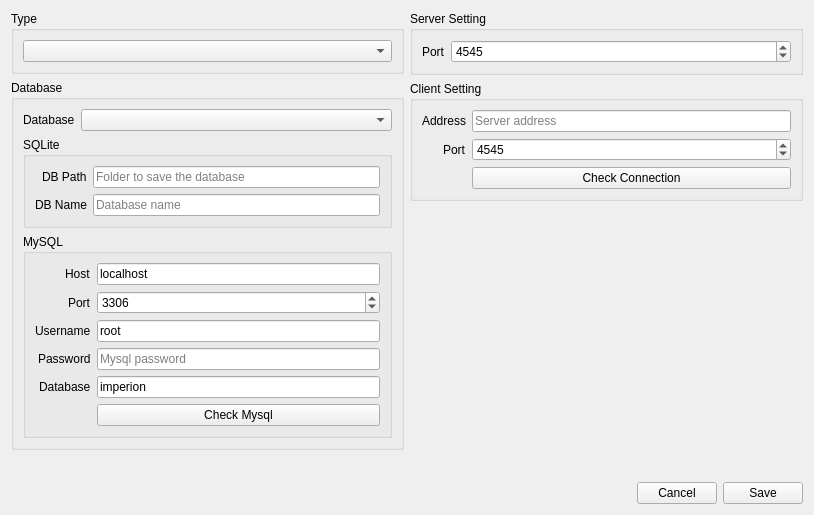
<?xml version="1.0" encoding="UTF-8"?>
<ui version="4.0">
 <class>SettingDialog</class>
 <widget class="QDialog" name="SettingDialog">
  <property name="geometry">
   <rect>
    <x>0</x>
    <y>0</y>
    <width>814</width>
    <height>515</height>
   </rect>
  </property>
  <property name="windowTitle">
   <string>Application Setting</string>
  </property>
  <layout class="QVBoxLayout" name="verticalLayout_3">
   <item>
    <layout class="QHBoxLayout" name="horizontalLayout_2">
     <property name="topMargin">
      <number>0</number>
     </property>
     <item>
      <layout class="QVBoxLayout" name="verticalLayout_4">
       <property name="topMargin">
        <number>0</number>
       </property>
       <property name="bottomMargin">
        <number>0</number>
       </property>
       <item>
        <widget class="QGroupBox" name="groupBox">
         <property name="title">
          <string>Type</string>
         </property>
         <layout class="QVBoxLayout" name="verticalLayout_2">
          <item>
           <widget class="QComboBox" name="comboType"/>
          </item>
         </layout>
        </widget>
       </item>
       <item>
        <widget class="QGroupBox" name="groupMysql">
         <property name="title">
          <string>Database</string>
         </property>
         <layout class="QVBoxLayout" name="verticalLayout">
          <item>
           <layout class="QFormLayout" name="formLayout">
            <property name="bottomMargin">
             <number>0</number>
            </property>
            <item row="0" column="0">
             <widget class="QLabel" name="label_9">
              <property name="text">
               <string notr="true">Database</string>
              </property>
             </widget>
            </item>
            <item row="0" column="1">
             <widget class="QComboBox" name="comboDatabase"/>
            </item>
           </layout>
          </item>
          <item>
           <widget class="QGroupBox" name="groupSqlite">
            <property name="title">
             <string>SQLite</string>
            </property>
            <layout class="QFormLayout" name="formLayout_4">
             <property name="labelAlignment">
              <set>Qt::AlignRight|Qt::AlignTrailing|Qt::AlignVCenter</set>
             </property>
             <item row="0" column="0">
              <widget class="QLabel" name="label_10">
               <property name="text">
                <string>DB Path</string>
               </property>
              </widget>
             </item>
             <item row="0" column="1">
              <widget class="QLineEdit" name="lineSqlitePath">
               <property name="placeholderText">
                <string>Folder to save the database</string>
               </property>
              </widget>
             </item>
             <item row="1" column="0">
              <widget class="QLabel" name="label_11">
               <property name="text">
                <string>DB Name</string>
               </property>
              </widget>
             </item>
             <item row="1" column="1">
              <widget class="QLineEdit" name="lineSqliteName">
               <property name="placeholderText">
                <string>Database name</string>
               </property>
              </widget>
             </item>
            </layout>
           </widget>
          </item>
          <item>
           <widget class="QGroupBox" name="groupMysql_2">
            <property name="title">
             <string>MySQL</string>
            </property>
            <layout class="QFormLayout" name="formLayout_5">
             <property name="labelAlignment">
              <set>Qt::AlignRight|Qt::AlignTrailing|Qt::AlignVCenter</set>
             </property>
             <item row="0" column="0">
              <widget class="QLabel" name="label">
               <property name="text">
                <string notr="true">Host</string>
               </property>
              </widget>
             </item>
             <item row="0" column="1">
              <widget class="QLineEdit" name="lineEditHost">
               <property name="inputMask">
                <string/>
               </property>
               <property name="text">
                <string notr="true">localhost</string>
               </property>
               <property name="placeholderText">
                <string notr="true">Myqsl host</string>
               </property>
              </widget>
             </item>
             <item row="1" column="0">
              <widget class="QLabel" name="label_2">
               <property name="text">
                <string notr="true">Port</string>
               </property>
              </widget>
             </item>
             <item row="1" column="1">
              <widget class="QSpinBox" name="spinBoxPort">
               <property name="minimum">
                <number>1</number>
               </property>
               <property name="maximum">
                <number>65000</number>
               </property>
               <property name="value">
                <number>3306</number>
               </property>
              </widget>
             </item>
             <item row="2" column="0">
              <widget class="QLabel" name="label_3">
               <property name="text">
                <string notr="true">Username</string>
               </property>
              </widget>
             </item>
             <item row="2" column="1">
              <widget class="QLineEdit" name="lineEditUsername">
               <property name="inputMask">
                <string/>
               </property>
               <property name="text">
                <string notr="true">root</string>
               </property>
               <property name="placeholderText">
                <string notr="true">Mysql username</string>
               </property>
              </widget>
             </item>
             <item row="3" column="0">
              <widget class="QLabel" name="label_4">
               <property name="text">
                <string notr="true">Password</string>
               </property>
              </widget>
             </item>
             <item row="3" column="1">
              <widget class="QLineEdit" name="lineEditPassword">
               <property name="text">
                <string notr="true"/>
               </property>
               <property name="echoMode">
                <enum>QLineEdit::Password</enum>
               </property>
               <property name="placeholderText">
                <string notr="true">Mysql password</string>
               </property>
              </widget>
             </item>
             <item row="4" column="0">
              <widget class="QLabel" name="label_5">
               <property name="text">
                <string notr="true">Database</string>
               </property>
              </widget>
             </item>
             <item row="4" column="1">
              <widget class="QLineEdit" name="lineEditDatabase">
               <property name="inputMask">
                <string/>
               </property>
               <property name="text">
                <string notr="true">imperion</string>
               </property>
               <property name="placeholderText">
                <string notr="true">Mysql database</string>
               </property>
              </widget>
             </item>
             <item row="5" column="1">
              <widget class="QPushButton" name="pushCheckMysql">
               <property name="text">
                <string>Check Mysql</string>
               </property>
               <property name="autoDefault">
                <bool>false</bool>
               </property>
              </widget>
             </item>
            </layout>
           </widget>
          </item>
         </layout>
        </widget>
       </item>
       <item>
        <spacer name="verticalSpacer">
         <property name="orientation">
          <enum>Qt::Vertical</enum>
         </property>
         <property name="sizeHint" stdset="0">
          <size>
           <width>20</width>
           <height>40</height>
          </size>
         </property>
        </spacer>
       </item>
      </layout>
     </item>
     <item>
      <layout class="QVBoxLayout" name="verticalLayout_5">
       <property name="leftMargin">
        <number>0</number>
       </property>
       <property name="bottomMargin">
        <number>20</number>
       </property>
       <item>
        <widget class="QGroupBox" name="groupServer">
         <property name="title">
          <string>Server Setting</string>
         </property>
         <layout class="QFormLayout" name="formLayout_2">
          <property name="horizontalSpacing">
           <number>6</number>
          </property>
          <item row="0" column="0">
           <widget class="QLabel" name="label_6">
            <property name="text">
             <string>Port</string>
            </property>
           </widget>
          </item>
          <item row="0" column="1">
           <widget class="QSpinBox" name="spinBoxServerPort">
            <property name="minimum">
             <number>1</number>
            </property>
            <property name="maximum">
             <number>65000</number>
            </property>
            <property name="value">
             <number>4545</number>
            </property>
           </widget>
          </item>
         </layout>
        </widget>
       </item>
       <item>
        <widget class="QGroupBox" name="groupClient">
         <property name="title">
          <string>Client Setting</string>
         </property>
         <layout class="QFormLayout" name="formLayout_3">
          <property name="labelAlignment">
           <set>Qt::AlignRight|Qt::AlignTrailing|Qt::AlignVCenter</set>
          </property>
          <property name="horizontalSpacing">
           <number>6</number>
          </property>
          <item row="0" column="0">
           <widget class="QLabel" name="label_7">
            <property name="text">
             <string>Address</string>
            </property>
           </widget>
          </item>
          <item row="1" column="0">
           <widget class="QLabel" name="label_8">
            <property name="text">
             <string notr="true">Port</string>
            </property>
           </widget>
          </item>
          <item row="0" column="1">
           <widget class="QLineEdit" name="lineEditClientAddress">
            <property name="placeholderText">
             <string>Server address</string>
            </property>
           </widget>
          </item>
          <item row="1" column="1">
           <widget class="QSpinBox" name="spinBoxClientPort">
            <property name="minimum">
             <number>1</number>
            </property>
            <property name="maximum">
             <number>65000</number>
            </property>
            <property name="value">
             <number>4545</number>
            </property>
           </widget>
          </item>
          <item row="2" column="1">
           <widget class="QPushButton" name="pushCheckConnection">
            <property name="text">
             <string>Check Connection</string>
            </property>
            <property name="autoDefault">
             <bool>false</bool>
            </property>
           </widget>
          </item>
         </layout>
        </widget>
       </item>
       <item>
        <spacer name="verticalSpacer_2">
         <property name="orientation">
          <enum>Qt::Vertical</enum>
         </property>
         <property name="sizeHint" stdset="0">
          <size>
           <width>20</width>
           <height>40</height>
          </size>
         </property>
        </spacer>
       </item>
      </layout>
     </item>
    </layout>
   </item>
   <item>
    <layout class="QHBoxLayout" name="horizontalLayout">
     <item>
      <spacer name="horizontalSpacer">
       <property name="orientation">
        <enum>Qt::Horizontal</enum>
       </property>
       <property name="sizeHint" stdset="0">
        <size>
         <width>40</width>
         <height>20</height>
        </size>
       </property>
      </spacer>
     </item>
     <item>
      <widget class="QPushButton" name="pushCancel">
       <property name="text">
        <string>Cancel</string>
       </property>
       <property name="autoDefault">
        <bool>false</bool>
       </property>
      </widget>
     </item>
     <item>
      <widget class="QPushButton" name="pushSave">
       <property name="text">
        <string>Save</string>
       </property>
       <property name="autoDefault">
        <bool>false</bool>
       </property>
      </widget>
     </item>
    </layout>
   </item>
  </layout>
 </widget>
 <tabstops>
  <tabstop>comboType</tabstop>
  <tabstop>spinBoxServerPort</tabstop>
  <tabstop>lineEditClientAddress</tabstop>
  <tabstop>spinBoxClientPort</tabstop>
  <tabstop>pushCheckConnection</tabstop>
  <tabstop>pushSave</tabstop>
  <tabstop>pushCancel</tabstop>
 </tabstops>
 <resources/>
 <connections/>
</ui>
